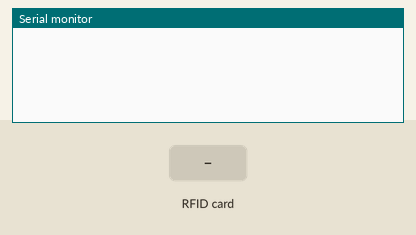
Simulated run of this sketch. Board: Arduino Uno, built with avr-gcc and run on an emulated ATmega328P. Shown: the last lines printed to the serial monitor. Inputs (shaded band) come from the test bench.

Above: at 1.2 s.
1.3 s: RFID card 15 EA AF AC held to the reader
At 2.5 s:
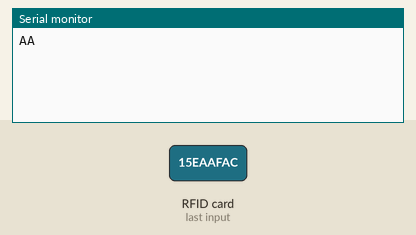
2.8 s: RFID card 5E 7A 19 C4 held to the reader
At 3.4 s:
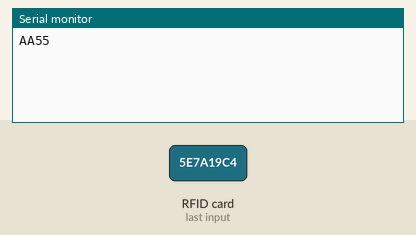

Measured:
- after the input at 1.3 s, the serial monitor: prints a new line at once (image 1)
- after the input at 2.8 s, the serial monitor: prints a new line at once (image 2)

The sketch:

XMC1100_RFID_Access.ino
```cpp
/**********************************************************************
* File Name : XMC1100_RFID_Access.ino
*
* Description : Arduino Code to read and Validate RFID Cards
*
* Author : Mohamed Bedair
*
* Date : 05 Nov 2023
*
**********************************************************************/


#include <Wire.h>
#include <PN532_I2C.h>
#include <PN532.h>
PN532_I2C pn532i2c(Wire);
PN532 nfc(pn532i2c);


#include "XMC1100_RFID_Access_Cfg.h"

#define NO_RFID_CARD      0xA5
#define VALID_RFID_CARD   0xAA
#define INVAILD_RFID_CARD 0x55


bool RFID_Card_Allowed(uint8_t* uid);

void setup(void) {
  Serial.begin(115200);
  nfc.begin();

  uint32_t versiondata = nfc.getFirmwareVersion();
  if (! versiondata) {
    Serial.print("Didn't find PN53x board");
    while (1);
  }

  nfc.setPassiveActivationRetries(0xF0);

  // configure board to read RFID tags
  nfc.SAMConfig();
}


void loop(void) {
  uint8_t success;
  uint8_t uid[] = { 0, 0, 0, 0 };
  uint8_t uidLength;

  /* Wait for an ISO14443A type cards */
  success = nfc.readPassiveTargetID(PN532_MIFARE_ISO14443A, uid, &uidLength);


  if (success)
  {
    RFID_Card_Allowed(uid);
  }
  else
  {
    Serial.print(NO_RFID_CARD, HEX);
  }

}


bool RFID_Card_Allowed(uint8_t* uid)
{

  for (uint8_t card = 0; card < ALLOWED_RFID_CARDS_COUNT; card++)
  {
    if (
      (uid[0] == RFID_Card_List[card][0]) &&
      (uid[1] == RFID_Card_List[card][1]) &&
      (uid[2] == RFID_Card_List[card][2]) &&
      (uid[3] == RFID_Card_List[card][3])
    )
    {
      Serial.print(VALID_RFID_CARD, HEX);
    }
    else
    {
      Serial.print(INVAILD_RFID_CARD, HEX);
    }
    delay(200);
  }
}
```

XMC1100_RFID_Access_Cfg.c
```cpp
/**********************************************************************
* File Name : XMC1100_RFID_Access_Cfg.h
*
* Description : source file for the Configuration of the of the RFID_Access
*
* Author : Mohamed Bedair
*
* Date : 05 Nov 2023
*
**********************************************************************/


#include "XMC1100_RFID_Access_Cfg.h"


const uint8_t RFID_Card_List[ALLOWED_RFID_CARDS_COUNT][UID_LENGHT] = {
    {0x15, 0xEA, 0xAF, 0xAC}
};
```

XMC1100_RFID_Access_Cfg.h
```cpp
/**********************************************************************
* File Name : XMC1100_RFID_Access_Cfg.h
*
* Description : header file for the Configuration of the of the RFID_Access
*
* Author : Mohamed Bedair
*
* Date : 05 Nov 2023
*
**********************************************************************/


#ifndef XMC1100_RFID_ACCESS_CFG
#define XMC1100_RFID_ACCESS_CFG

#include <stdint.h>


#define ALLOWED_RFID_CARDS_COUNT      1
#define UID_LENGHT                    4


extern const uint8_t RFID_Card_List[ALLOWED_RFID_CARDS_COUNT][UID_LENGHT];


#endif
```
